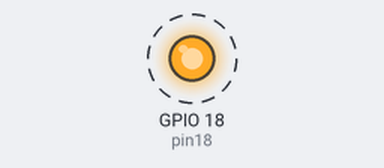
Simulated run of this program. Board: Raspberry Pi (BCM pin numbers). Shown: output pins drawn as LEDs (lit = HIGH). Dashed ring = blinking. At 20.0 s the program stops and its outputs stay as they are.

Above: at 0.5 s.
Timing chart, 0 to 4.6 s (numbered marks = the images above):
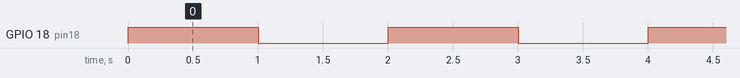

Measured:
- by itself, GPIO 18 (pin18): alternates HIGH for 1.0 s and LOW for 1.0 s, 20 changes in all, then stays LOW

The program:

led.py
```python
#!/usr/bin/python3
# -*- coding: utf-8 -*-

import RPi.GPIO as gpio
import time

pin18 = 18  # GPIO Pin18 = Pysical Pin12

gpio.setmode(gpio.BCM)  # Use GPIO Pin number
gpio.setup(pin18, gpio.OUT)  # Pin18: output mode

for i in range(10):
    gpio.output(pin18, gpio.HIGH)
    time.sleep(1.0) # Wait 1sec
    gpio.output(pin18, gpio.LOW)
    time.sleep(1.0) # Wait 1sec
```
